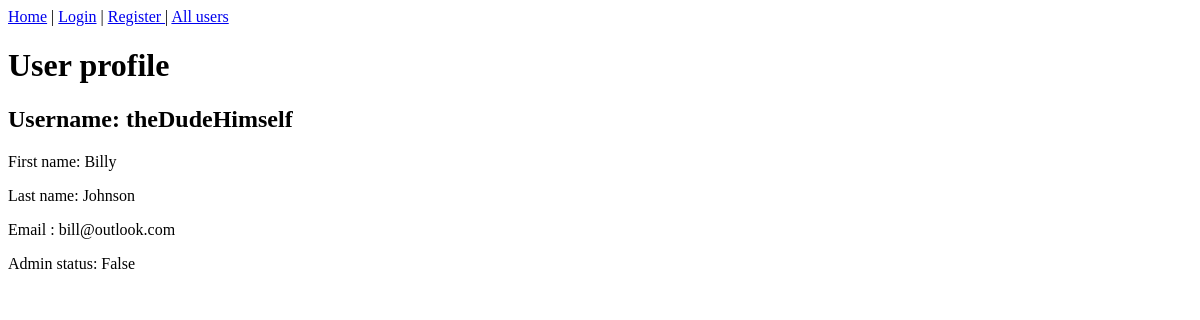
Before: /users/1/ with the older database file.
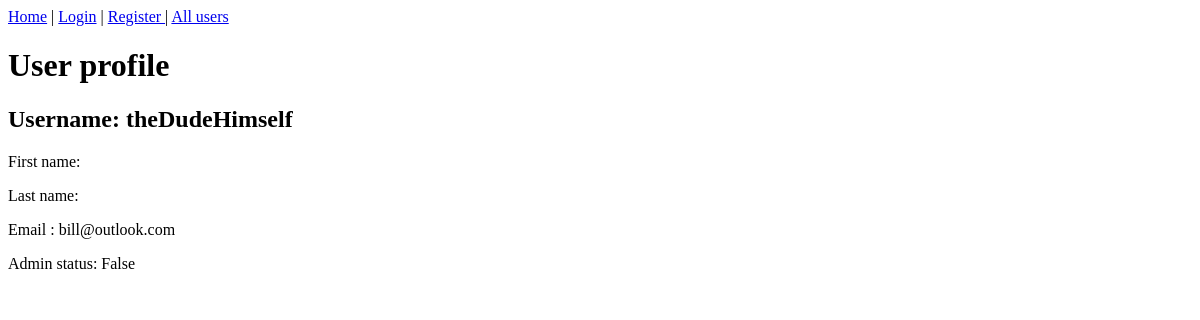
After: the same page with the newer database file.
### user/models.py (models this page shows, shortened)
class User(AbstractUser):
    is_superuser = None
    is_staff = None
    is_admin = models.BooleanField(default=False)

### user/views.py (the view)
# urls.py: path('<int:pk>/', views.UserDetailView.as_view(), name='detail'),
class UserDetailView(generic.DetailView):
    model = User
    template_name = 'user/detail.html'
    context_object_name = 'displayed_user'

### user/templates/user/detail.html (shortened to what this page needs)
{% extends 'base.html' %}
{% block body %}
    <h1>User profile</h1>
    <div>
        <h2>Username: {{displayed_user.username}}</h2>
        <p> First name: {{displayed_user.first_name}}</p>
        <p> Last name: {{displayed_user.last_name}}</p>
        <p> Email : {{displayed_user.email}}</p>
        <p> Admin status: {{displayed_user.is_admin}}</p>
    </div>
{% endblock %}

### templates/base.html (shortened to what this page needs)
<!DOCTYPE html>
<html lang="en">
<head>
</head>
<body>
<header>
    <a href="/">Home</a> |
    {% if user.is_authenticated %}
        Hello, {{user.username}}. Not you? <a href="{% url 'logout' %}">Logout here</a> |
        <a href="{% url 'user:detail' user.id %}">View your profile</a> |
    {% else %}
        <a href="{% url 'login' %}">Login</a> |
        <a href="{% url 'register' %}">Register </a> |
    {% endif %}
    <a href="{% url 'user:list' %}">All users</a>
</header>
{% block body %}
{% endblock %}
</body>
</html>

Changed rows visible on the page:
changed User "theDudeHimself": first_name "Billy" → (not shown); last_name "Johnson" → (not shown)
